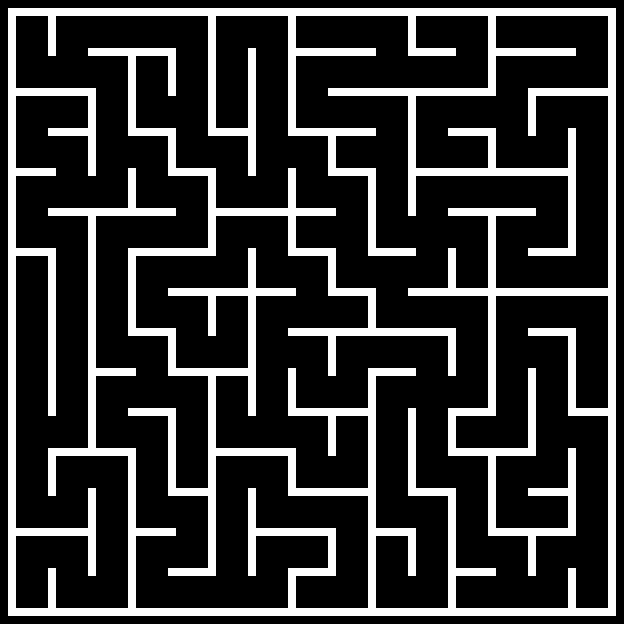

A 2D game scene composited from a Tiled map and its tileset images. What follows is a short description and the map's XML, with each tile layer's data collapsed to a summary:
An orthogonal 78x78 tile map with 8x8 px tiles, 1 tile layer (Background) and 119 objects (4x Painter, Player, Checkpoint).

<map version="1.10" tiledversion="1.10.2" orientation="orthogonal" renderorder="right-down" width="78" height="78" tilewidth="8" tileheight="8" infinite="0" nextlayerid="4" nextobjectid="124">
 <tileset firstgid="1" source="Mazeball.tsx" />
 <layer id="1" name="Background" width="78" height="78">
  <data>[6084 cells, 1280 non-empty, 1 distinct tile ids]</data>
 </layer>
 <objectgroup id="2" name="Spawnpoints">
  <object id="117" name="Player" type="Player" x="299" y="17" width="30" height="30" />
  <object id="118" name="Painter" type="Painter" x="497" y="17.25" width="30" height="30">
   <properties>
    <property name="colour" value="Green" />
   </properties>
  </object>
  <object id="119" name="Painter" type="Painter" x="217.25" y="96.5" width="30" height="30">
   <properties>
    <property name="colour" value="Yellow" />
   </properties>
  </object>
  <object id="120" name="Painter" type="Painter" x="577" y="377" width="30" height="30">
   <properties>
    <property name="colour" value="Blue" />
   </properties>
  </object>
  <object id="121" name="Painter" type="Painter" x="17.5" y="576.75" width="30" height="30">
   <properties>
    <property name="colour" value="Red" />
   </properties>
  </object>
  <object id="123" name="Checkpoint" type="Checkpoint" x="296" y="594">
   <polygon points="0,0 31.6667,-1 31.3333,14.3333 0,14.3333" />
  </object>
 </objectgroup>
 <objectgroup id="3" name="Walls">
  <object id="1" x="8.25" y="8.5">
   <polygon points="0,0 607.75,0 607.25,7.5 0.25,7.5" />
  </object>
  <object id="2" x="8.5" y="16.5">
   <polygon points="0,0 7,0 7.75,598.75 -0.75,599" />
  </object>
  <object id="3" x="16.75" y="608.5">
   <polygon points="0,0 599,-0.25 599,7.25 -0.5,6.75" />
  </object>
  <object id="4" x="608.75" y="607.75">
   <polygon points="0,0 7.25,0 6.75,-591.5 -0.5,-591.5" />
  </object>
  <object id="5" x="568" y="568.5">
   <polygon points="0,0 8,0 8,39 0.25,39" />
  </object>
  <object id="6" x="528" y="536">
   <polygon points="0,0 8,0 7.5,40 0.25,39.75" />
  </object>
  <object id="7" x="488.25" y="528.25">
   <polygon points="0,0 87.5,0 88,7 -0.5,7.25" />
  </object>
  <object id="8" x="456" y="568.25">
   <polygon points="0,0 39.5,-0.25 40,6.75 0.5,7" />
  </object>
  <object id="9" x="448.5" y="607.5">
   <polygon points="0,0 7.5,0.25 7.25,-110.75 -1,-111.25" />
  </object>
  <object id="10" x="408" y="536.5">
   <polygon points="0,0 7.75,0 7.75,39.5 0.25,39.25" />
  </object>
  <object id="11" x="376" y="528.25">
   <polygon points="0,0 39.75,0.25 39.5,7.75 0.5,7.5" />
  </object>
  <object id="12" x="368.5" y="608">
   <polygon points="0,0 7,0 7.75,-231.75 -0.25,-231.75" />
  </object>
  <object id="13" x="288.25" y="576.25">
   <polygon points="0,0 7,0 8,31.5 -0.25,31.25" />
  </object>
  <object id="14" x="288" y="568.5">
   <polygon points="0,0 47.75,0.25 47.75,6.5 0.25,7" />
  </object>
  <object id="15" x="328" y="536.75">
   <polygon points="0,0 7.75,0 7.25,31.5 0,31.5" />
  </object>
  <object id="16" x="256" y="528.25">
   <polygon points="0,0 79.75,0 79.75,8 0,8" />
  </object>
  <object id="17" x="248.75" y="575.75">
   <polygon points="0,0 7.25,0.25 6.75,-87.25 -0.5,-87.5" />
  </object>
  <object id="18" x="168.25" y="569">
   <polygon points="0,0 47.75,-0.25 47.75,7 -0.25,6.5" />
  </object>
  <object id="19" x="135.5" y="527.75">
   <polygon points="0,0 39.75,0.75 39.75,8 0.75,8.5" />
  </object>
  <object id="20" x="208" y="567.5">
   <polygon points="0,0 7.75,0.5 8,-191.25 0,-191.25" />
  </object>
  <object id="21" x="168.5" y="488.25">
   <polygon points="0,0 38.75,0.25 39,7.5 0,7.5" />
  </object>
  <object id="22" x="128.25" y="608">
   <polygon points="0,0 7.5,0 7.25,-151.75 -0.25,-152" />
  </object>
  <object id="23" x="88.25" y="576.25">
   <polygon points="0,0 7,0 7.5,-87.25 -0.25,-87.75" />
  </object>
  <object id="24" x="48" y="568.75">
   <polygon points="0,0 7.5,-0.25 7.5,39.25 0.5,39.5" />
  </object>
  <object id="25" x="16.25" y="528.25">
   <polygon points="0,0 71.5,0.5 71.5,7.5 0.25,7.5" />
  </object>
  <object id="26" x="48.5" y="456.25">
   <polygon points="0,0 7.25,0 7.75,39.25 -0.5,39.75" />
  </object>
  <object id="27" x="48.25" y="448.5">
   <polygon points="0,0 87.5,0.25 87.5,7 -0.25,7.25" />
  </object>
  <object id="28" x="168" y="416.75">
   <polygon points="0,0 7.75,-0.75 7.75,71 0.25,71" />
  </object>
  <object id="29" x="128.5" y="408.25">
   <polygon points="0,0 47.25,0.25 47,7.25 0.25,7.5" />
  </object>
  <object id="30" x="216" y="448.25">
   <polygon points="0,0 79.75,-0.25 80,8 0.25,7.75" />
  </object>
  <object id="31" x="288" y="457">
   <polygon points="0,0 8,-0.25 7.75,38.5 0.25,38.5" />
  </object>
  <object id="32" x="296" y="488">
   <polygon points="0,0 72,1 72.25,7.75 0.5,7.25" />
  </object>
  <object id="33" x="328.5" y="455.5">
   <polygon points="0,0 7.25,0 7.5,-39.25 -0.5,-39.25" />
  </object>
  <object id="34" x="408.25" y="488.5">
   <polygon points="0,0 47.25,0.25 47.25,7 0.75,7" />
  </object>
  <object id="35" x="408.25" y="408.5">
   <polygon points="0,0 7.75,0 8,79.75 0.25,79.5" />
  </object>
  <object id="36" x="488.75" y="527.75">
   <polygon points="0,0 6.75,0.25 7.5,-71.75 -0.75,-71.5" />
  </object>
  <object id="37" x="448.5" y="448">
   <polygon points="0,0 87,1 87,7 0,7.5" />
  </object>
  <object id="38" x="448" y="416.5">
   <polygon points="0,0 7.5,-0.25 7.5,31.25 0.25,30.5" />
  </object>
  <object id="39" x="448.25" y="408.75">
   <polygon points="0,0 47.5,-0.5 47.5,7.25 -0.5,7.25" />
  </object>
  <object id="40" x="528.25" y="488.5">
   <polygon points="0,0 39.5,0 39.25,7 0.25,7" />
  </object>
  <object id="41" x="568.25" y="448.75">
   <polygon points="0,0 7,-0.25 7,78.75 0,79.25" />
  </object>
  <object id="42" x="528.25" y="448.25">
   <polygon points="0,0 7.75,0.5 7.5,-79.5 -0.25,-79.5" />
  </object>
  <object id="43" x="568.5" y="408.5">
   <polygon points="0,0 39.25,0.25 39.25,7.5 0.25,7.25" />
  </object>
  <object id="44" x="528" y="329">
   <polygon points="0,0 47.5,-0.75 47.25,6.75 0.25,6.75" />
  </object>
  <object id="46" x="567.75" y="336.5">
   <polygon points="0,0 8.25,0 8,70.5 0.5,71" />
  </object>
  <object id="47" x="488.5" y="407.75">
   <polygon points="0,0 7.25,0 7.25,-191 -1,-191.25" />
  </object>
  <object id="48" x="288.5" y="408.25">
   <polygon points="0,0 79.5,-0.25 79,7.5 -0.25,7.5" />
  </object>
  <object id="49" x="88.25" y="448.5">
   <polygon points="0,0 7.75,-0.75 7.5,-232.5 -0.25,-232.5" />
  </object>
  <object id="50" x="96.5" y="368.25">
   <polygon points="0,0 39.5,0 39.25,7.25 -0.25,7" />
  </object>
  <object id="51" x="48.25" y="416.25">
   <polygon points="0,0 7,-0.25 7.25,-159.75 0,-160" />
  </object>
  <object id="52" x="168.25" y="368.25">
   <polygon points="0,0 79.75,0 79.75,7.25 -0.5,7.25" />
  </object>
  <object id="53" x="168.25" y="336.25">
   <polygon points="0,0 7.25,0.25 7.25,31.5 -0.25,31.25" />
  </object>
  <object id="54" x="128.25" y="328.25">
   <polygon points="0,0 47.25,0.5 47.25,7 0,7.5" />
  </object>
  <object id="55" x="248.5" y="415.5">
   <polygon points="0,0 7.5,0 7.25,-167.25 -0.75,-166.75" />
  </object>
  <object id="56" x="288.5" y="408.25">
   <polygon points="0,0 7.5,-0.5 7,-40 -0.25,-39.75" />
  </object>
  <object id="57" x="368.5" y="368">
   <polygon points="0,0 47.25,0.25 47.5,7.75 -0.5,8" />
  </object>
  <object id="58" x="448.25" y="375.5">
   <polygon points="0,0 7.5,0.25 7.25,-39.5 0,-39.25" />
  </object>
  <object id="59" x="496.5" y="288.5">
   <polygon points="0,0 111.75,-0.25 111.25,7 -0.25,7.5" />
  </object>
  <object id="60" x="528.25" y="248.75">
   <polygon points="0,0 47.5,-0.5 47.25,7.25 0,7.25" />
  </object>
  <object id="61" x="408" y="288.25">
   <polygon points="0,0 80,-0.25 79.75,7.75 0.25,7.5" />
  </object>
  </objectgroup>
</map>
<!-- 53 of 119 objects omitted -->